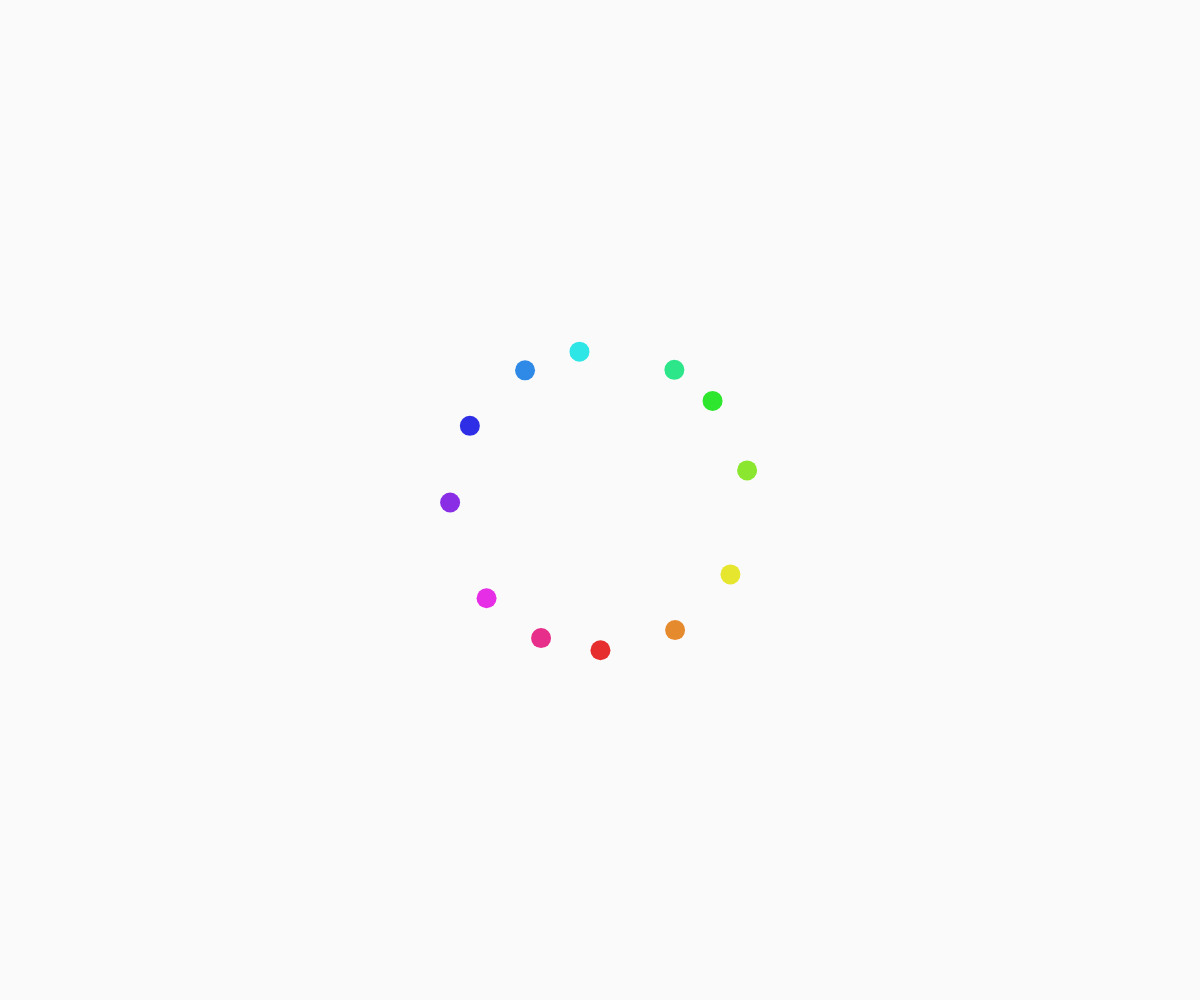
Frame 1 (no input)
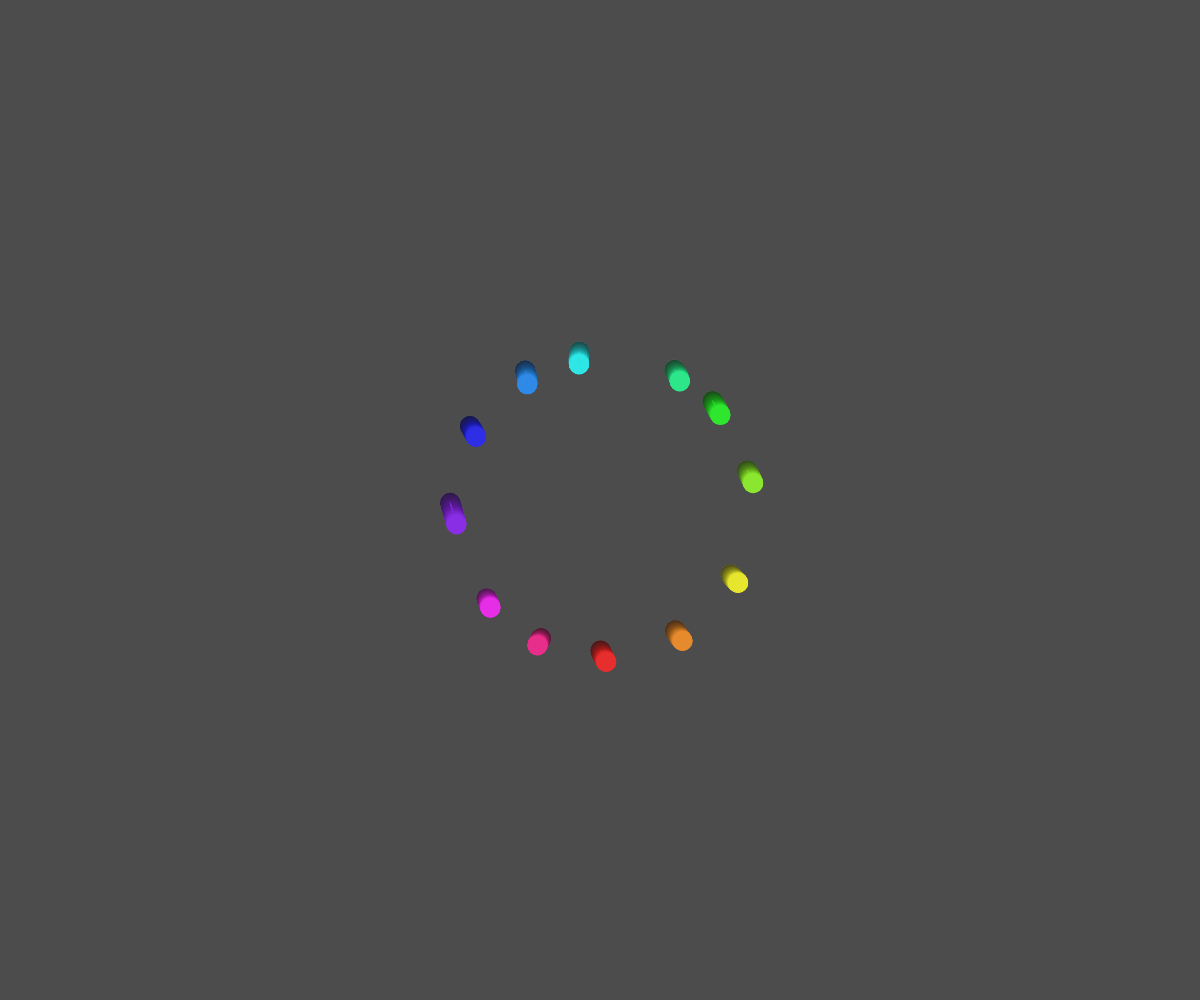
Frame 60 (no input)
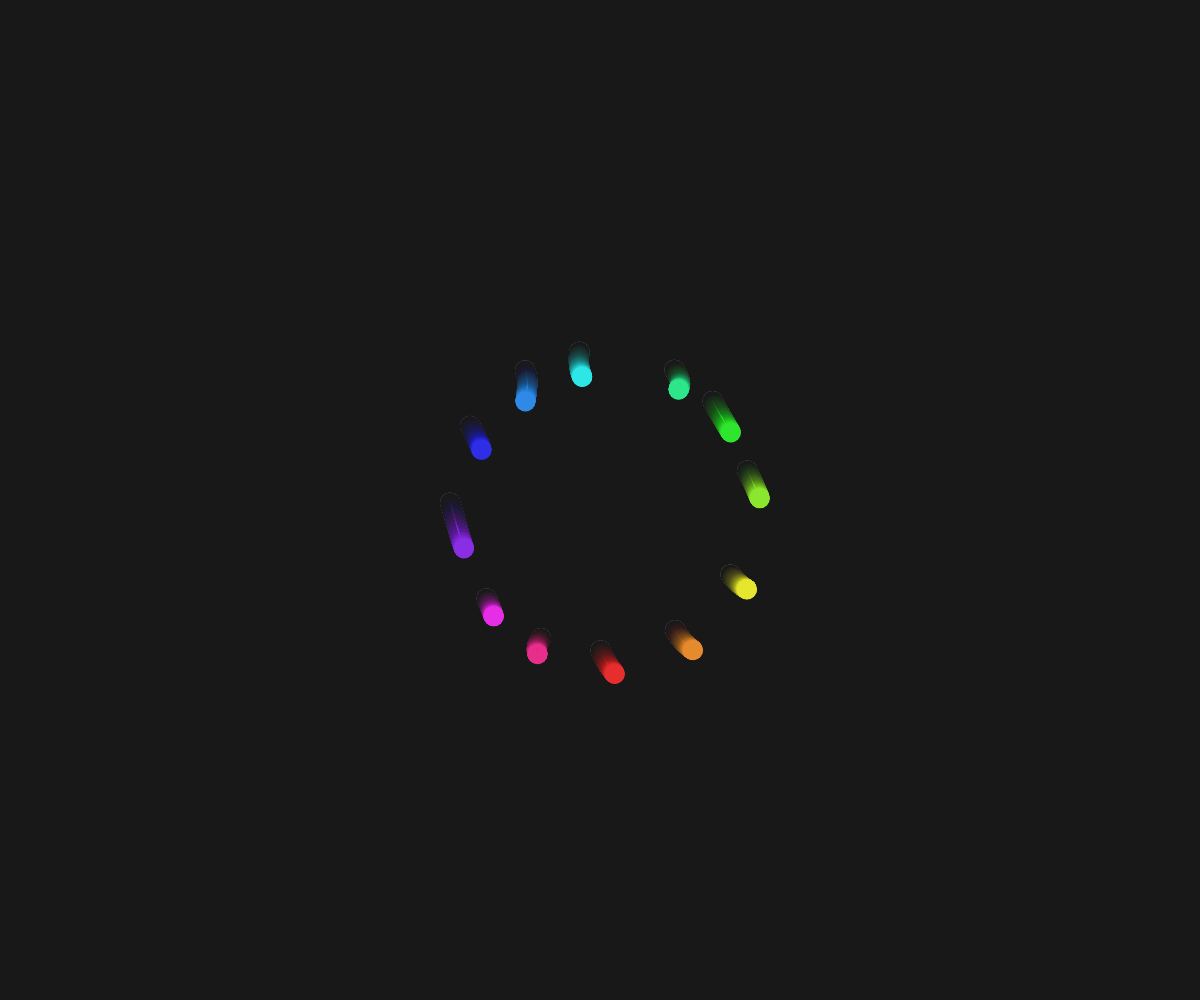
Frame 120 (the mouse pressed at the canvas centre since frame 60)

The p5.js sketch that drew these frames (run headless with seeded random() and noise() and a simulated clock; from frame 60 on, the mouse is pressed at the canvas centre):

// p5.js sketch
// ── sketch.js
let pendulums = [];
const numPendulums = 12;
const pendulumLength = 150;
let time = 0;
let trails = [];
let axisSway = 0;
let swayDirection = 1;
let driftX = 0;
let driftSpeed = 0.001;

function setup() {
  createCanvas(windowWidth, windowHeight);
  colorMode(HSB, 360, 100, 100, 1);

  // Initialize pendulums with different phases and colors
  for (let i = 0; i < numPendulums; i++) {
    const angle = map(i, 0, numPendulums, 0, TWO_PI);
    const hue = map(i, 0, numPendulums, 0, 360);
    pendulums.push({
      angle: angle,
      phase: random(TWO_PI),
      length: pendulumLength,
      hue: hue,
      speed: random(0.5, 1.5)
    });
  }

  // Initialize trails array
  for (let i = 0; i < numPendulums; i++) {
    trails.push([]);
  }
}

function draw() {
  background(0, 0, 0, 0.02); // Semi-transparent background for motion trails

  // Update sway of the axis
  axisSway += 0.002 * swayDirection;
  if (axisSway > 0.5 || axisSway < -0.5) {
    swayDirection *= -1;
  }

  // Update drift
  driftX += driftSpeed;
  
  // Center of the canvas
  const centerX = width / 2;
  const centerY = height / 2;

  // Update time
  time += 0.01;

  // Draw pendulums and trails
  for (let i = 0; i < pendulums.length; i++) {
    const p = pendulums[i];

    // Calculate oscillation with harmonic timing based on pentatonic scale
    const oscillation = sin(p.phase + time * p.speed) * 0.5 + 0.5;
    const angle = p.angle + oscillation * 0.2;

    // Position of the pendulum disc
    const x = sin(angle) * p.length + driftX * 100 + centerX;
    const y = cos(angle) * p.length + axisSway * 100 + centerY;

    // Draw colored disc
    noStroke();
    fill(p.hue, 80, 90);
    ellipse(x, y, 20, 20);

    // Update trail
    trails[i].push({x: x, y: y});
    if (trails[i].length > 50) {
      trails[i].shift();
    }

    // Draw trail
    if (trails[i].length > 1) {
      noFill();
      stroke(p.hue, 80, 90, 0.5);
      beginShape();
      for (let j = 0; j < trails[i].length; j++) {
        const point = trails[i][j];
        vertex(point.x, point.y);
      }
      endShape();
    }
  }
}

function windowResized() {
  resizeCanvas(windowWidth, windowHeight);
}
